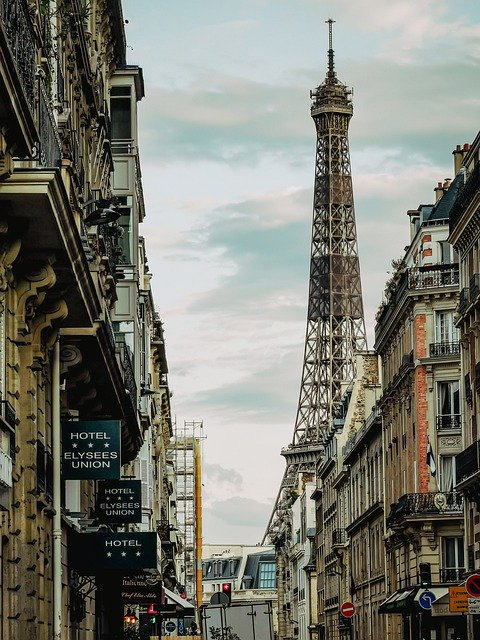
#> input picture opencv/test.jpg, 480 x 640 px, found by its file name
$ python 7_Color_Detection.py
#> lines starting #> are read from the running program, lines starting #| are printed output that depends on the picture
import cv2
import numpy as np

def empty(a):
    pass

path = 'C:\\Users\\user\\PycharmProjects\\python_opencv\\opencv\\test.jpg'
cv2.namedWindow("TrackBars")
cv2.resizeWindow("TrackBars",640,240)
#hue = 색상, sat = 채도, val = 명도
cv2.createTrackbar("Hue Min", "TrackBars",0,179,empty)  #트랙바 만들기
#> slider 'Hue Min' is set to 35
cv2.createTrackbar("Hue Max", "TrackBars",179,179,empty)
cv2.createTrackbar("Sat Min", "TrackBars",0,255,empty)
#> slider 'Sat Min' is set to 51
cv2.createTrackbar("Sat Max", "TrackBars",255,255,empty)
cv2.createTrackbar("Val Min", "TrackBars",0,255,empty)
#> slider 'Val Min' is set to 51
cv2.createTrackbar("Val Max", "TrackBars",255,255,empty)


while True:
    img = cv2.imread(path)
#> img is the input picture: shape (640, 480, 3); mean B, G, R 112.6, 122, 121.3
    imgHSV = cv2.cvtColor(img,cv2.COLOR_BGR2HSV) #HSV색공간 표현
#> imgHSV: shape (640, 480, 3); mean H, S, V 45.2, 62.7, 125.6
    h_min = cv2.getTrackbarPos("Hue Min","TrackBars")
    h_max = cv2.getTrackbarPos("Hue Max", "TrackBars")
    s_min = cv2.getTrackbarPos("Sat Min", "TrackBars")
    s_max = cv2.getTrackbarPos("Sat Max", "TrackBars")
    v_min = cv2.getTrackbarPos("Val Min", "TrackBars")
    v_max = cv2.getTrackbarPos("Val Max", "TrackBars")
    print(h_min,h_max,s_min,s_max,v_min,v_max)
    lower = np.array([h_min,s_min,v_min])
    upper = np.array([h_max, s_max, v_max])
    mask = cv2.inRange(imgHSV,lower,upper) #범위안에 있는 HSV이미지형상
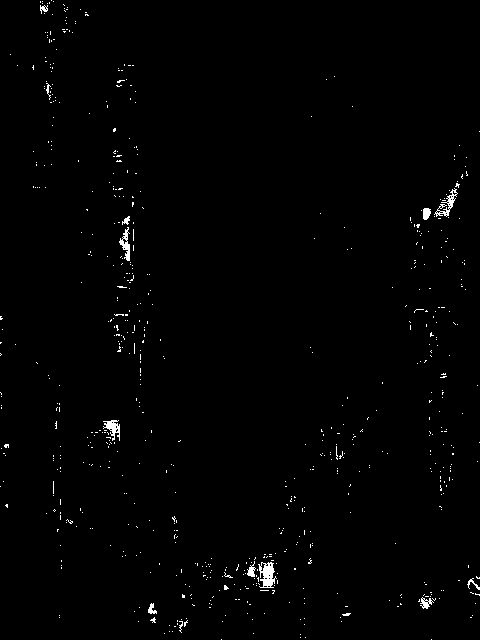
#> mask: shape (640, 480); 0.9% white in thin lines or dots
    imgResult = cv2.bitwise_and(img,img,mask=mask) #결과 이미지
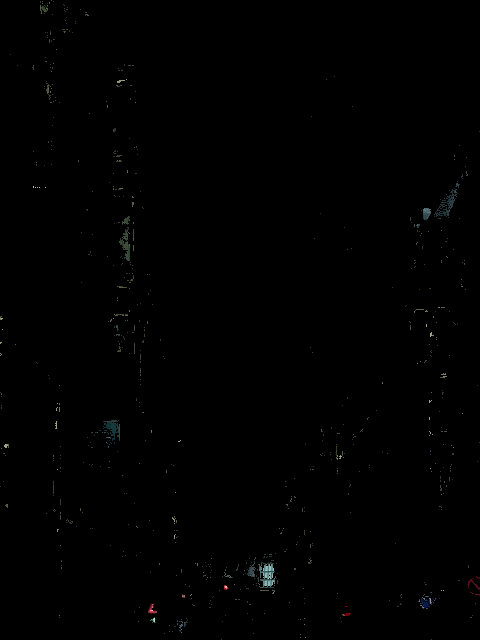
#> imgResult: shape (640, 480, 3); mean B, G, R 0.6, 0.7, 0.6

    # cv2.imshow("Original",img)
    # cv2.imshow("HSV",imgHSV)
    # cv2.imshow("Mask", mask)
    cv2.imshow("Result", imgResult)
    cv2.waitKey(1)
